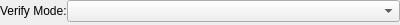
<?xml version="1.0" encoding="UTF-8"?>
<ui version="4.0">
 <class>Form</class>
 <widget class="QWidget" name="Form">
  <property name="geometry">
   <rect>
    <x>0</x>
    <y>0</y>
    <width>400</width>
    <height>25</height>
   </rect>
  </property>
  <property name="windowTitle">
   <string>Form</string>
  </property>
  <layout class="QFormLayout" name="formLayout">
   <property name="horizontalSpacing">
    <number>0</number>
   </property>
   <property name="leftMargin">
    <number>0</number>
   </property>
   <property name="topMargin">
    <number>0</number>
   </property>
   <property name="rightMargin">
    <number>0</number>
   </property>
   <property name="bottomMargin">
    <number>0</number>
   </property>
   <item row="0" column="0">
    <widget class="QLabel" name="label_3">
     <property name="text">
      <string>Verify Mode:</string>
     </property>
    </widget>
   </item>
   <item row="0" column="1">
    <widget class="QComboBox" name="verify_combo"/>
   </item>
  </layout>
 </widget>
 <resources/>
 <connections/>
</ui>
